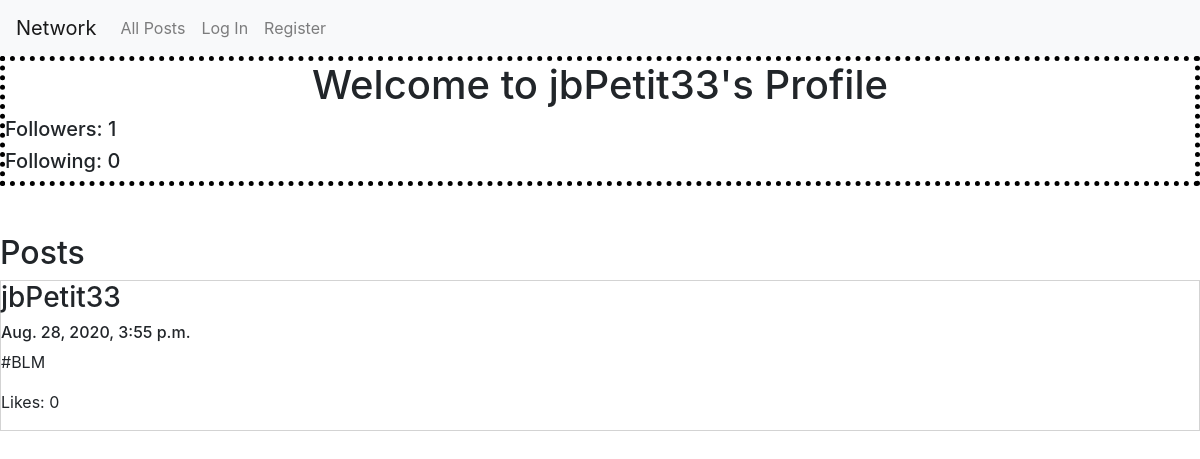
The app's page /profilePage/jbPetit33, older data.
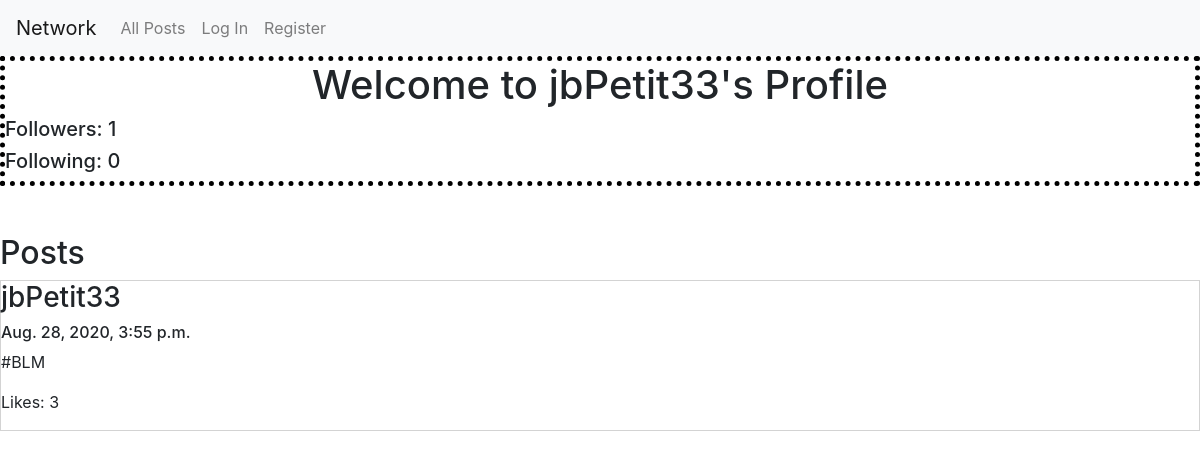
The same page, newer data.
### network/models.py (models this page shows)
class Post(models.Model):
    owner = models.ForeignKey(User, on_delete=models.CASCADE)
    content = models.CharField(max_length = 280)
    likes = models.IntegerField(default = 0)
    timestamp = models.DateTimeField()

class User(AbstractUser):
    numFollowers = models.IntegerField(default = 0)
    numFollowing = models.IntegerField(default = 0)

### network/views.py (the view)
# urls.py: path("profilePage/<str:username>", views.profile_page, name="profile"),
def profile_page(request, username):
    user = User.objects.get(username = username)
    userID = user.id
    posts = Post.objects.filter(owner = userID)
    posts = posts.order_by("-timestamp").all()
    isFollowing = False
    newFollowForm = FollowForm(initial={'followingUser': request.user.id, 'followedUser': userID})
    if (request.user.is_authenticated):
        registeredUser = User.objects.get(username = request.user.username)
        registeredUserID = registeredUser.id
        if (Following.objects.filter(followingUser = registeredUserID, followedUser = userID).exists()):
            isFollowing = True
    context = {"profile": user, "posts": posts, "isFollowing": isFollowing, "form": newFollowForm}
    return render(request, "network/profile.html", context)

### network/templates/network/profile.html (shortened to what this page needs)
{% extends "network/layout.html" %}
{% block body %}
<div id="profile-info" style="border: 5px dotted black">
    <h1 style="text-align: center;">Welcome to {{ profile.username }}'s Profile</h1>
    <h5>Followers: {{profile.numFollowers}}</h5>
    <h5>Following: {{profile.numFollowing}}</h5>
</div><br/><br/>
<h2>Posts</h2>
<div id="post-view">
    {% for post in posts %}
        <div style="border: 1px solid lightgray;">
            <h3>{{post.owner}}</h3>
            <h6>{{post.timestamp}}</h6>
            <p>{{post.content}}</p>
            <p>Likes: {{post.likes}}</p>
        </div>
    {% endfor %}
</div>
{% endblock %}

Row changes from the older to the newer data that the page shows:
changed Post "#BLM": likes "0" → "3"
